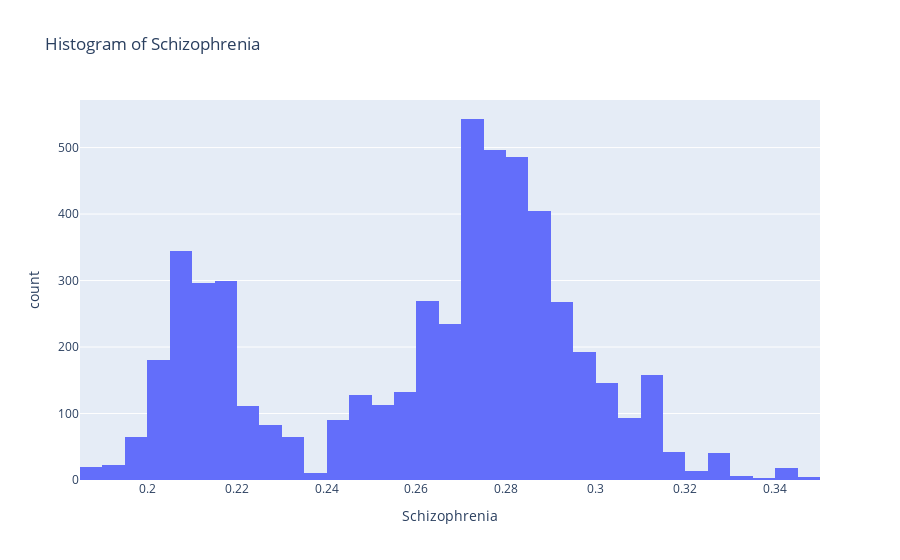

The cell this chart's notebook holds for it:
### Markdown cell above
## Histogram of Mental Health Variables

### Code cell
for col in features + ['Eating']:
    fig_hist = px.histogram(data1, x=col, title=f"Histogram of {col}")
    fig_hist.show()

### Figure 1 — Plotly figure (JSON) as saved in the notebook; plotly's stock layout.template omitted (floating-point values rounded to 4 significant figures; data arrays with more than 128 entries replaced by an {"elided": "..."} marker saying what was removed)
{"data": [{"alignmentgroup": "True", "bingroup": "x", "hovertemplate": "Schizophrenia=%{x}<br>count=%{y}<extra></extra>", "legendgroup": "", "marker": {"color": "#636efa", "pattern": {"shape": ""}}, "name": "", "offsetgroup": "", "orientation": "v", "showlegend": false, "type": "histogram", "x": {"elided": "5385 float values"}, "xaxis": "x", "yaxis": "y"}], "layout": {"barmode": "relative", "legend": {"tracegroupgap": 0}, "title": {"text": "Histogram of Schizophrenia"}, "xaxis": {"anchor": "y", "domain": [0, 1], "title": {"text": "Schizophrenia"}}, "yaxis": {"anchor": "x", "domain": [0, 1], "title": {"text": "count"}}}}
